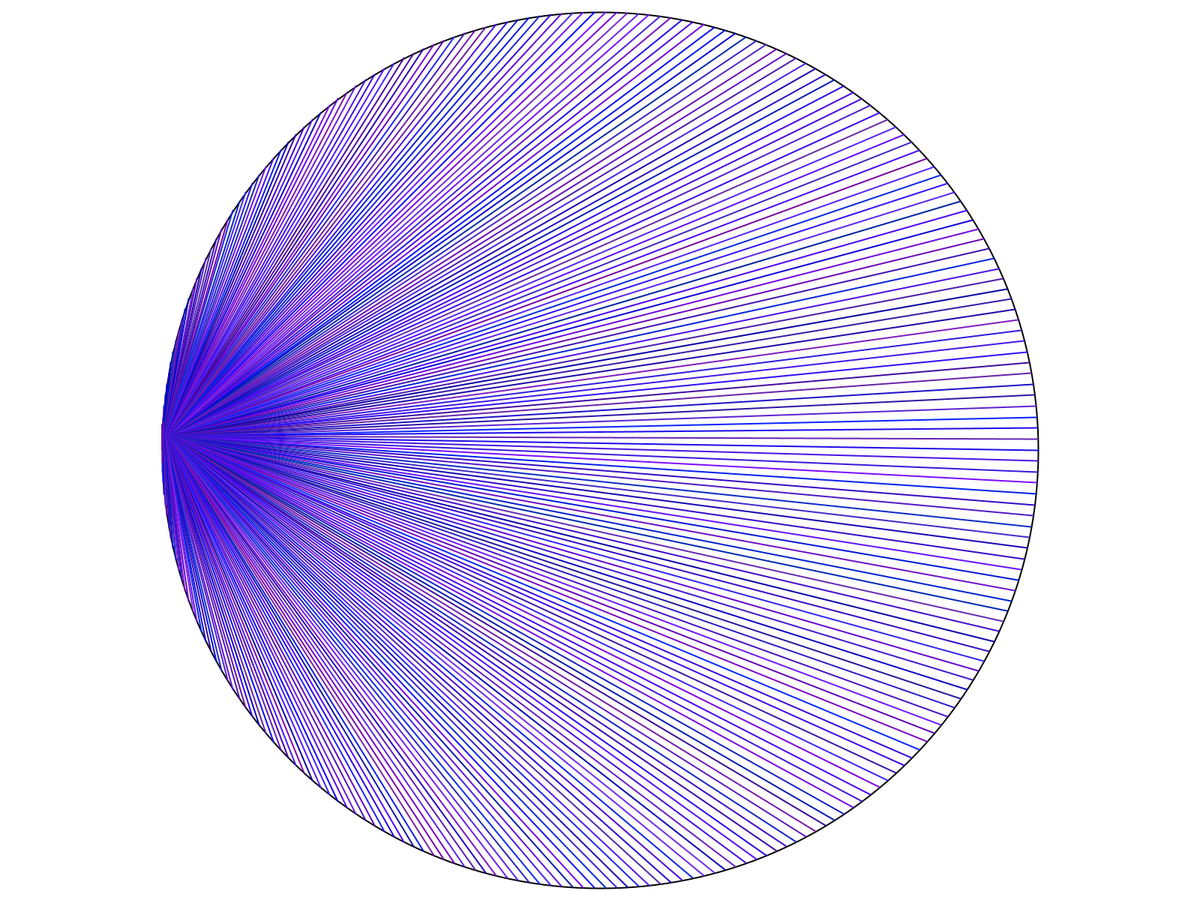
Frame 1 (no input)
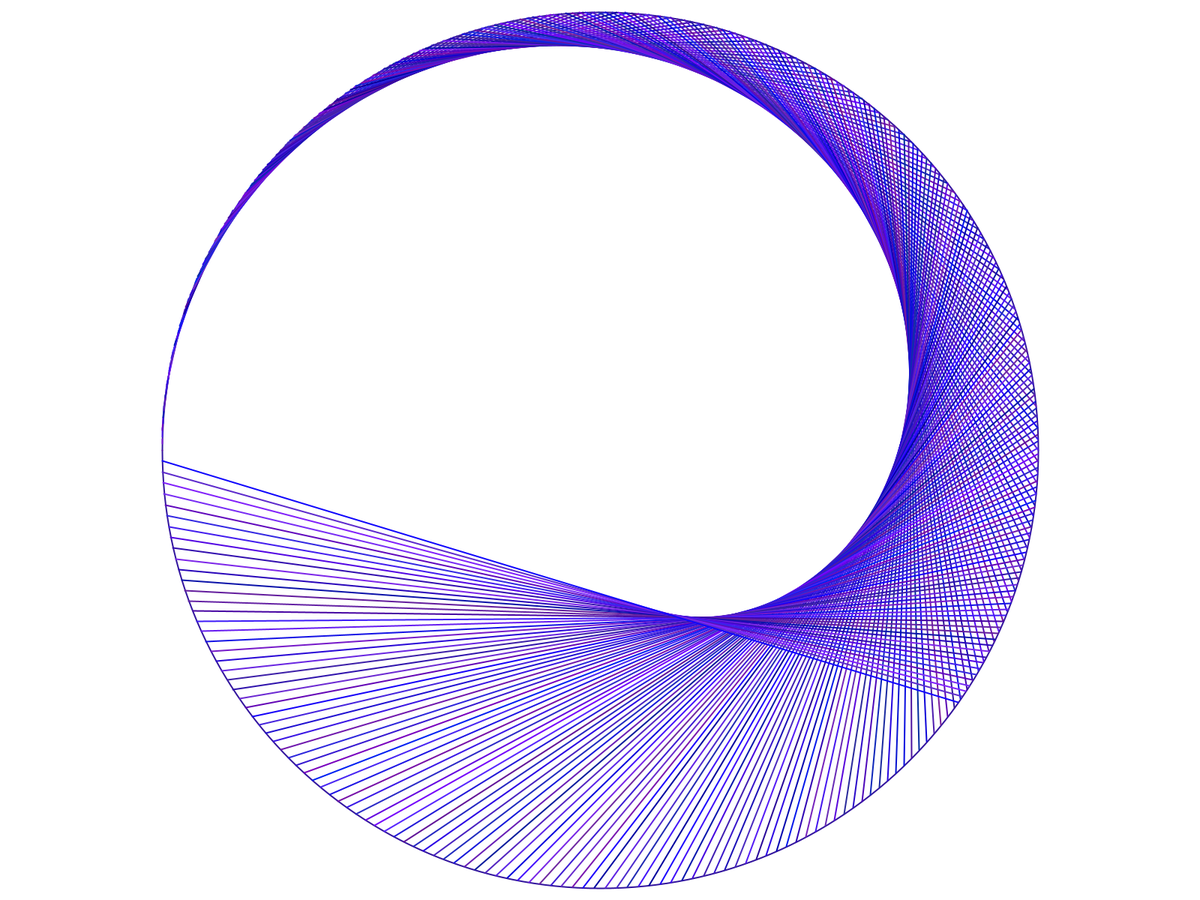
Frame 60 (the mouse pressed at the canvas centre just before this capture)
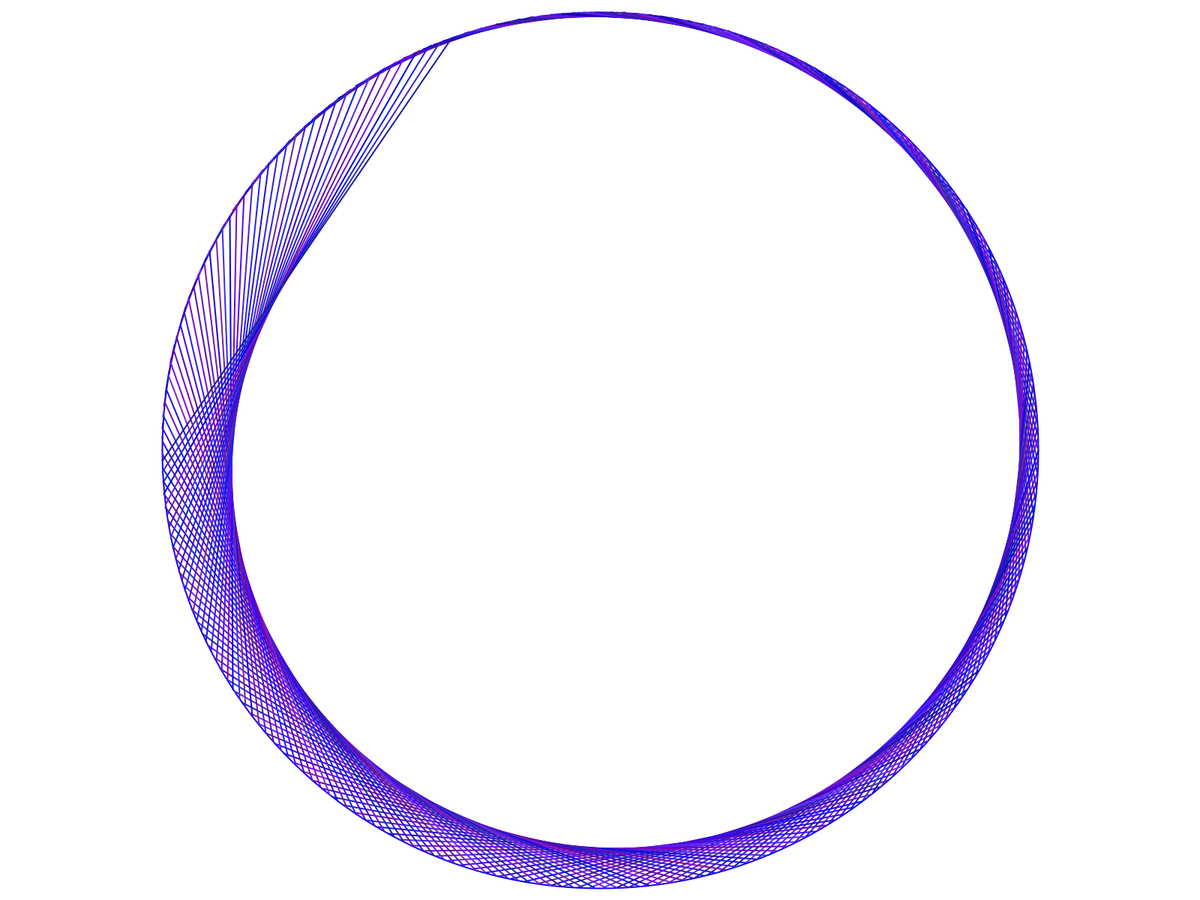
Frame 120 (the mouse held since frame 60 and released just before this capture)

The Processing sketch that drew these frames (run headless with seeded random() and noise(); from frame 60 on, the mouse is pressed at the canvas centre):

// Processing sketch: TimeTable
// ── TimeTable.pde
float r;
float factor = 0;

void setup() {
  // size(600, 600);
  fullScreen();
  r = height/2 - 16;  
}

PVector getVector(float index, float total) {
  float angle = map(index % total, 0, total, 0, TWO_PI);
  PVector v = PVector.fromAngle(angle - PI);
  v.mult(r);
  return v;
}

void draw() {
  background(255);
  int total = 250;//int(map(mouseX, 0, width, 0, 200));
  factor += 0.01;

  translate(width/2, height/2);

  strokeWeight(2);
  noFill();
  circle(0, 0, r*2);
  
  strokeWeight(2);
  for (int i = 0; i < total; i++) {
    PVector a = getVector(i, total);
    PVector b = getVector(i * factor, total);
    stroke(random(0,130), random(0,45), random(150,255));
    line(a.x, a.y, b.x, b.y);
  }
}
